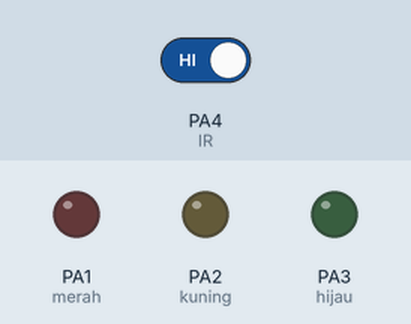
This sketch was run on a simulated STM32 Blue Pill. Shown: output pins drawn as LEDs (lit = HIGH). Dashed ring = blinking. The test bench sets the inputs (shaded band); at power-on: PA4 (IR) HIGH. What the sketch prints to the serial monitor is not drawn.

Above: at 1.2 s.
1.3 s: PA4 (IR) driven LOW
At 1.7 s:
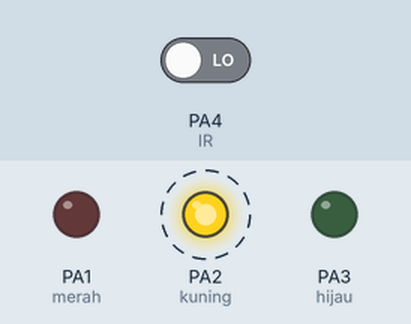
At 4.2 s:
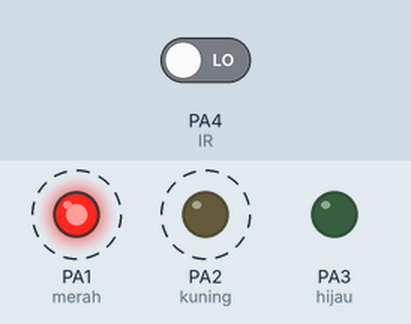
4.3 s: PA4 (IR) driven HIGH
At 5.4 s:
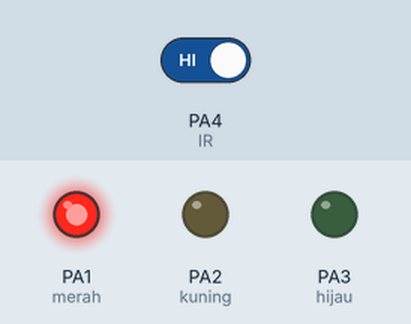
Timing chart, 0 to 7.3 s (numbered marks = the images above; inputs shaded):
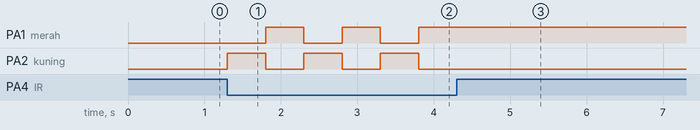

The sketch:

STM32_IR.ino
```cpp
//INISIALISASI
int IR=PA4;
int merah=PA1;
int kuning=PA2;
int hijau=PA3;
int kunci=0;


void setup() {
  Serial.begin(9600);
  pinMode(merah,OUTPUT);
  pinMode(kuning,OUTPUT);
  pinMode(hijau,OUTPUT);

  pinMode(IR,INPUT);
}

void loop() {
  //BACA DATA
  int bacaIR=digitalRead(IR);

  //SERIAL PRINT
  Serial.print("DATA IR :");
  Serial.print(bacaIR);
  Serial.println();

  if(bacaIR==0 && kunci==0){
    digitalWrite(merah,LOW);
    digitalWrite(kuning,HIGH);
    kunci=1;
    delay(500);
  }else if(bacaIR==0 && kunci==1){
    digitalWrite(merah,HIGH);
    digitalWrite(kuning,LOW);
    kunci=0;
    delay(500);
  }
}
```

Measured:
- after the input at 1.3 s, PA1 (merah): alternates HIGH for 0.50 s and LOW for 0.50 s, starting after 0.50 s; PA2 (kuning): alternates HIGH for 0.50 s and LOW for 0.50 s, starting at once
- after the input at 4.3 s, PA1 (merah): stops changing and stays HIGH; PA2 (kuning): stops changing and stays LOW
